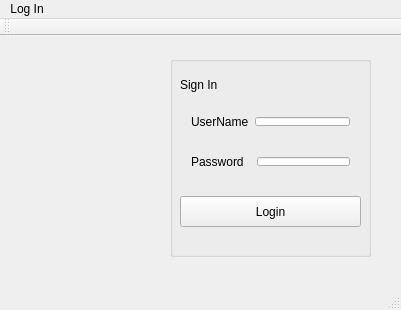
<?xml version="1.0" encoding="UTF-8"?>
<ui version="4.0">
 <class>MainWindow</class>
 <widget class="QMainWindow" name="MainWindow">
  <property name="geometry">
   <rect>
    <x>0</x>
    <y>0</y>
    <width>401</width>
    <height>310</height>
   </rect>
  </property>
  <property name="windowTitle">
   <string>MainWindow</string>
  </property>
  <widget class="QWidget" name="centralWidget">
   <widget class="QGroupBox" name="groupBox">
    <property name="geometry">
     <rect>
      <x>170</x>
      <y>20</y>
      <width>201</width>
      <height>201</height>
     </rect>
    </property>
    <property name="title">
     <string/>
    </property>
    <widget class="QWidget" name="horizontalLayoutWidget">
     <property name="geometry">
      <rect>
       <x>10</x>
       <y>50</y>
       <width>181</width>
       <height>31</height>
      </rect>
     </property>
     <layout class="QHBoxLayout" name="horizontalLayout_3">
      <item>
       <widget class="QLabel" name="label">
        <property name="text">
         <string>UserName</string>
        </property>
       </widget>
      </item>
      <item>
       <widget class="QLineEdit" name="lineEdit_username"/>
      </item>
     </layout>
    </widget>
    <widget class="QWidget" name="horizontalLayoutWidget_2">
     <property name="geometry">
      <rect>
       <x>10</x>
       <y>90</y>
       <width>181</width>
       <height>31</height>
      </rect>
     </property>
     <layout class="QHBoxLayout" name="horizontalLayout_4">
      <item>
       <widget class="QLabel" name="label_2">
        <property name="text">
         <string>Password  </string>
        </property>
       </widget>
      </item>
      <item>
       <widget class="QLineEdit" name="lineEdit_password"/>
      </item>
     </layout>
    </widget>
    <widget class="QPushButton" name="pushButton">
     <property name="geometry">
      <rect>
       <x>10</x>
       <y>140</y>
       <width>181</width>
       <height>31</height>
      </rect>
     </property>
     <property name="text">
      <string>Login</string>
     </property>
    </widget>
    <widget class="QLabel" name="label_pic">
     <property name="geometry">
      <rect>
       <x>10</x>
       <y>20</y>
       <width>67</width>
       <height>17</height>
      </rect>
     </property>
     <property name="text">
      <string>Sign In</string>
     </property>
    </widget>
   </widget>
  </widget>
  <widget class="QStatusBar" name="statusBar"/>
  <widget class="QToolBar" name="mainToolBar">
   <attribute name="toolBarArea">
    <enum>TopToolBarArea</enum>
   </attribute>
   <attribute name="toolBarBreak">
    <bool>false</bool>
   </attribute>
  </widget>
  <widget class="QMenuBar" name="menuBar">
   <property name="geometry">
    <rect>
     <x>0</x>
     <y>0</y>
     <width>401</width>
     <height>22</height>
    </rect>
   </property>
   <widget class="QMenu" name="menuLog_In">
    <property name="title">
     <string>Log In</string>
    </property>
   </widget>
   <addaction name="menuLog_In"/>
  </widget>
 </widget>
 <layoutdefault spacing="6" margin="11"/>
 <resources/>
 <connections/>
</ui>
